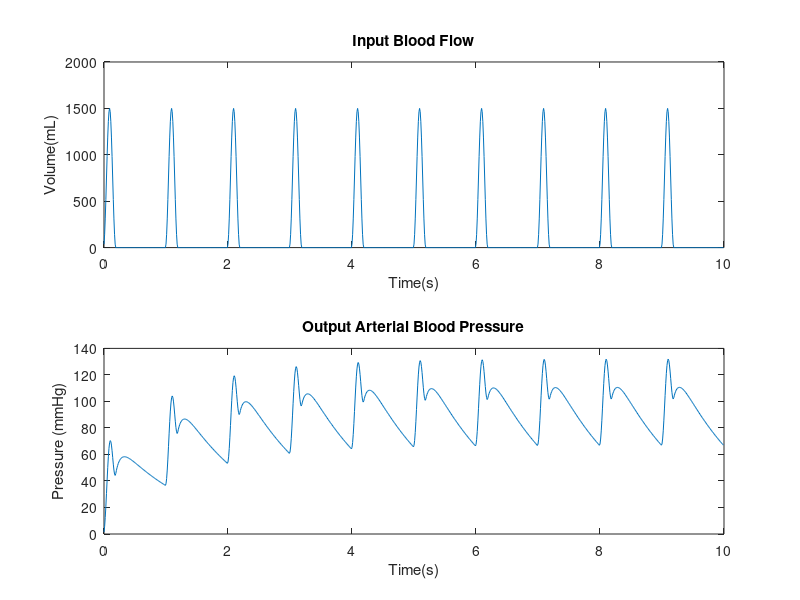
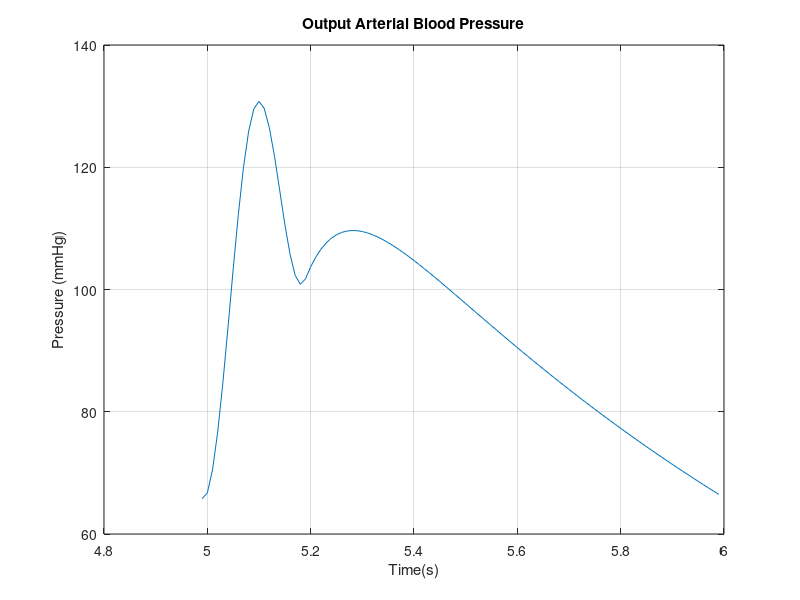

Recreate these plots in MATLAB, in order.
Fs = 100;
Ts=20;
N=10; 
l = N*Fs;
t=0:1/Fs:(l-1)/Fs;
I=zeros(l,1);
for tx = 1:N
 for ix= 1: Fs
  if(ix<=Ts)
  I((Fs*(tx-1))+ix) = sin(pi*ix/Ts);
  end
 end
end
I=1500*(I.^2);
D=tf([1.512 20.1 252],[37.8 534 400]);
t1=1:1:336;
response1=lsim(D,I,t);
figure, subplot(211);
plot(t,I);
title('Input Blood Flow');
xlabel('Time(s)')
ylabel('Volume(mL)')
subplot(212)
plot(t,response1)
title('Output Arterial Blood Pressure')
xlabel('Time(s)')
ylabel('Pressure (mmHg)')
figure
plot(t(5*Fs:6*Fs),response1(5*Fs:6*Fs))
title('Output Arterial Blood Pressure')
xlabel('Time(s)')
ylabel('Pressure (mmHg)')
grid on